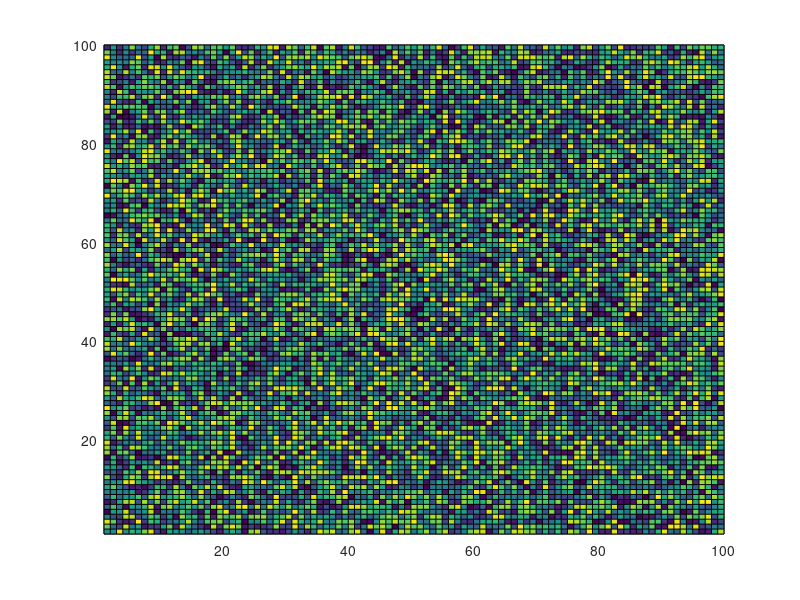
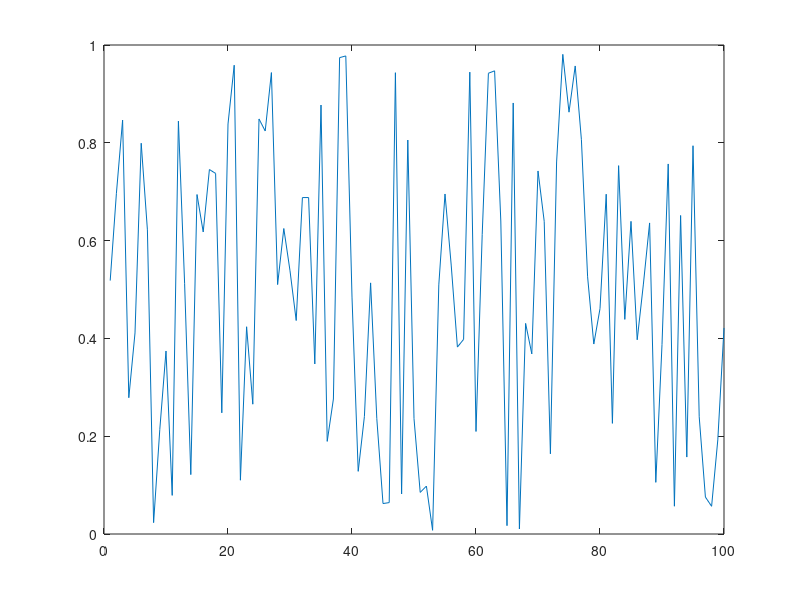

Here is the MATLAB script that generated these plots, in order:
function S = myfunc( k, val )

if nargin == 0;
    k = 'array';
end

if nargin < 2
    val = rand(100,300);
end

%% A test figure

pcolor( rand(100));
nm ='matin-test.png';
saveas( gcf, fullfile('/Users/afast3/Dropbox/Public/',nm));

plot(rand(1,100));
nm2 ='matin-test-2.png';
saveas( gcf, fullfile('/Users/afast3/Dropbox/Public/',nm2));


switch k
    case 'array'
        S(1).gopher = 1
        S(2).gopher = val;
        S(1).cow = rand(1);
        S(2).cow = peaks(111);
        S(2).image = horzcat('https://dl.dropboxusercontent.com/u/22455492/',nm2);
        S(1).name = 'Test Dataset Name';
        S(2).name = 'Waldo Waldorf III';
        S(1).image{1} = horzcat('https://dl.dropboxusercontent.com/u/22455492/',nm);
        S(1).image{2} = horzcat('https://dl.dropboxusercontent.com/u/22455492/',nm);
    case 'cell'
        S{1}.comment = 'Yo we fly';
        S{1}.gopher = 1
        S{2}.gopher = val;
        S{2}.beaver = rand(10);
        S{3}.beaver = 9;
        S{3}.octopus = rand(100,20);
        S{3}.name = 'Waldo Waldorf III';
        S{1}.image = horzcat('https://dl.dropboxusercontent.com/u/22455492/',nm);
end
 